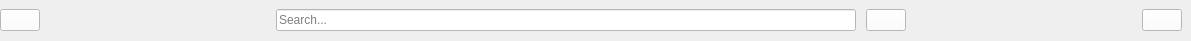
   <widget class="QWidget" name="widget" native="true">
    <property name="geometry">
     <rect>
      <x>180</x>
      <y>0</y>
      <width>1191</width>
      <height>41</height>
     </rect>
    </property>
    <property name="minimumSize">
     <size>
      <width>0</width>
      <height>40</height>
     </size>
    </property>
    <property name="styleSheet">
     <string notr="true"/>
    </property>
    <layout class="QHBoxLayout" name="horizontalLayout_4">
     <property name="spacing">
      <number>0</number>
     </property>
     <property name="leftMargin">
      <number>0</number>
     </property>
     <property name="topMargin">
      <number>0</number>
     </property>
     <property name="rightMargin">
      <number>9</number>
     </property>
     <property name="bottomMargin">
      <number>0</number>
     </property>
     <item>
      <widget class="QPushButton" name="change_btn">
       <property name="styleSheet">
        <string notr="true">background-color: rgb(255, 255, 255);</string>
       </property>
       <property name="text">
        <string/>
       </property>
       <property name="icon">
        <iconset>
         <normaloff>../GProjett/icon/menu-4-32.ico</normaloff>../GProjett/icon/menu-4-32.ico</iconset>
       </property>
       <property name="iconSize">
        <size>
         <width>14</width>
         <height>14</height>
        </size>
       </property>
       <property name="checkable">
        <bool>true</bool>
       </property>
      </widget>
     </item>
     <item>
      <spacer name="horizontalSpacer">
       <property name="orientation">
        <enum>Qt::Orientation::Vertical</enum>
       </property>
       <property name="sizeHint" stdset="0">
        <size>
         <width>236</width>
         <height>20</height>
        </size>
       </property>
      </spacer>
     </item>
     <item>
      <layout class="QHBoxLayout" name="horizontalLayout">
       <property name="spacing">
        <number>10</number>
       </property>
       <item>
        <widget class="QLineEdit" name="searchBar">
         <property name="styleSheet">
          <string notr="true">background-color: rgb(255, 255, 255);</string>
         </property>
         <property name="placeholderText">
          <string>Search...</string>
         </property>
        </widget>
       </item>
       <item>
        <widget class="QPushButton" name="btnRechercher">
         <property name="styleSheet">
          <string notr="true">background-color: rgb(255, 255, 255);</string>
         </property>
         <property name="text">
          <string/>
         </property>
         <property name="icon">
          <iconset>
           <normaloff>../GProjett/icon/search-13-48.ico</normaloff>../GProjett/icon/search-13-48.ico</iconset>
         </property>
        </widget>
       </item>
      </layout>
     </item>
     <item>
      <spacer name="horizontalSpacer_2">
       <property name="orientation">
        <enum>Qt::Orientation::Vertical</enum>
       </property>
       <property name="sizeHint" stdset="0">
        <size>
         <width>236</width>
         <height>20</height>
        </size>
       </property>
      </spacer>
     </item>
     <item>
      <widget class="QPushButton" name="user_btn">
       <property name="styleSheet">
        <string notr="true">background-color: rgb(255, 255, 255);</string>
       </property>
       <property name="text">
        <string/>
       </property>
       <property name="icon">
        <iconset>
         <normaloff>../GProjett/icon/user-48.ico</normaloff>../GProjett/icon/user-48.ico</iconset>
       </property>
      </widget>
     </item>
    </layout>
   </widget>
